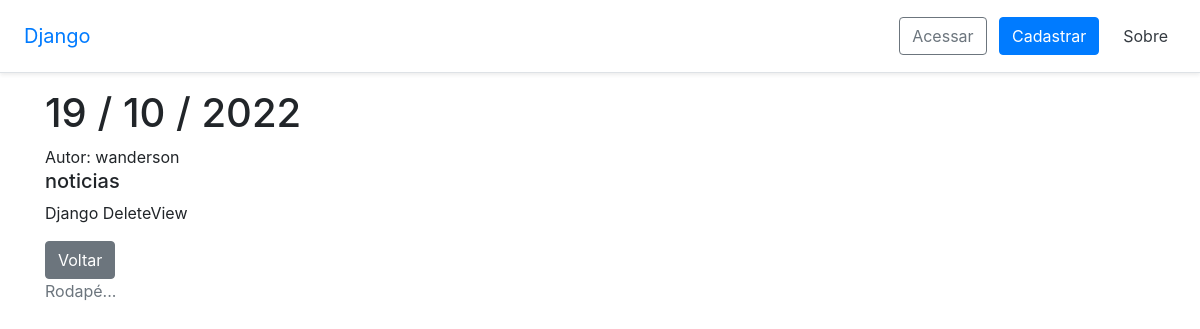
Page /post-detail/4 on the committed database.
### blog/models.py (models this page shows)
class Post(models.Model):
    body_text = models.TextField('Texto Principal')
    pub_date = models.DateTimeField('Data Publicação')
    categoria = models.CharField(
        'Categoria',
        max_length=15,
        choices=[
        ('noticias', 'Notícias'),
        ('como_fazer', 'Como Fazer'),
        ('review', 'Review'),
        ],
        default=None,
        null=True
    )
    imagem = models.FileField(
        upload_to='images',
        default=None,
        null=True
    )
    autor = models.ForeignKey(
        get_user_model(),
        on_delete=models.DO_NOTHING, # ou models.CASCADE
    )

### blog/views.py (the view)
# urls.py: path('post-detail/<int:pk>', PostDetailView.as_view(), name="post_detail"),
class PostDetailView(DetailView):
	model = Post
	template_name = 'post/detail.html'
	context_object_name = 'post'

### templates/post/detail.html (shortened to what this page needs)
{% extends '_layout1.html' %}
{% block content %}
    <article>
    <h1>{{ post.pub_date|date:"d / m / Y" }}</h1>
    <span>Autor: {{ post.autor.username }}</span>
    {% if post.categoria is not None %}
    <h5>{{ post.categoria }}</h5>
    {% endif %}
    <p>{{ post.body_text }}</p>
    </article>
    <a href="{% url 'posts_list' %}" class="btn btn-secondary">Voltar</a>
{% endblock %}

### rows in the picture
Post: pub_date "19 / 10 / 2022", autor.username "wanderson", categoria "noticias", body_text "Django DeleteView"
